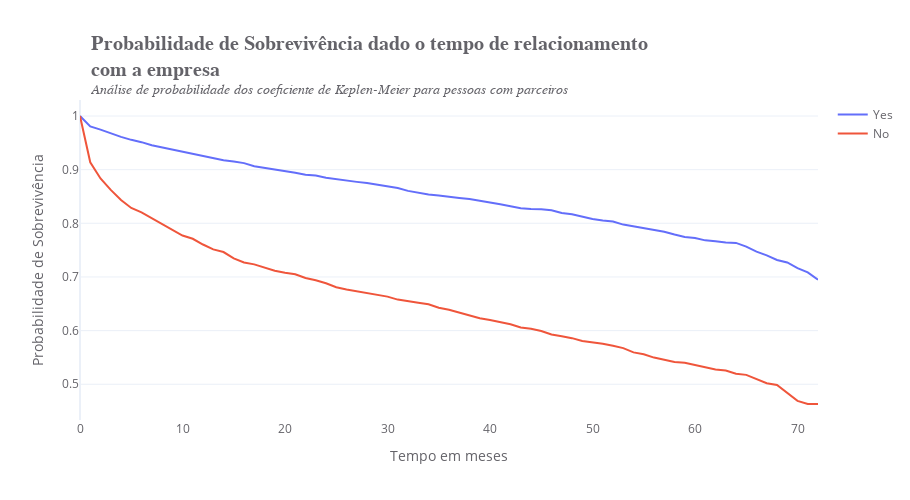

Notebook source saved alongside this figure:
### Markdown cell above
Pessoas mais velhas são mais propensas a dar churn do que pessoas mais novas.
A diferença durante o último mês do período chegou a ser de 20%. 

Com 95% de confiança, podemos dizer que as curvas de churn para os grupos de 
senioridade são significativamente diferentes.

Agora, vamos considerar as variáveis 'Partner' e 'Dependents', para averiguar se
há diferença entre pessoas que moram sozinhas e pessoas que moram com alguém.

### Code cell
# Inicializando o método
kmf = KaplanMeierFitter()

# Initializando a figure
fig = go.Figure()

# Ajustando os dados
for resposta in data['Partner'].unique():
    data_partner = data.query(f"Partner == '{resposta}'")
    kmf.fit(data_partner['tenure'], data_partner['Churn'], label=resposta)
    fig.add_trace(go.Scatter(x=kmf.survival_function_.index,
                                y=kmf.survival_function_[f'{resposta}'],
                                mode='lines',
                                name=resposta))
    
# Atualizando o layout da figure
fig.update_layout(
    title='<b>Probabilidade de Sobrevivência dado o tempo de relacionamento<br>com a empresa</b><br><sup><i>Análise de probabilidade dos coeficiente de Keplen-Meier para pessoas com parceiros</i></sup>',
    title_font=dict(size=20, family="Arial"),
    font_color='#646369',
    template='plotly_white',
    yaxis=dict(showticklabels=True, showgrid=True, title='Probabilidade de Sobrevivência'),
    xaxis=dict(showgrid=False, title='Tempo em meses'),
    title_x=0.1,
    width=910,
    height=500,
    showlegend=True
)

### Figure 1 — Plotly figure (JSON) as saved in the notebook; plotly's stock layout.template omitted (floating-point values rounded to 4 significant figures)
{"data": [{"mode": "lines", "name": "Yes", "type": "scatter", "x": [0, 1, 2, 3, 4, 5, 6, 7, 8, 9, 10, 11, 12, 13, 14, 15, 16, 17, 18, 19, 20, 21, 22, 23, 24, 25, 26, 27, 28, 29, 30, 31, 32, 33, 34, 35, 36, 37, 38, 39, 40, 41, 42, 43, 44, 45, 46, 47, 48, 49, 50, 51, 52, 53, 54, 55, 56, 57, 58, 59, 60, 61, 62, 63, 64, 65, 66, 67, 68, 69, 70, 71, 72], "y": [1, 0.9805, 0.9746, 0.9677, 0.961, 0.9556, 0.9513, 0.9454, 0.9413, 0.9375, 0.9331, 0.9286, 0.9257, 0.9211, 0.9175, 0.9152, 0.9122, 0.9064, 0.9034, 0.9013, 0.8982, 0.8943, 0.8904, 0.889, 0.885, 0.8821, 0.8799, 0.8772, 0.8749, 0.8715, 0.868, 0.8656, 0.8605, 0.8564, 0.8536, 0.8519, 0.8502, 0.8473, 0.8451, 0.8425, 0.839, 0.8354, 0.8313, 0.8281, 0.8267, 0.8263, 0.8243, 0.8194, 0.8169, 0.8123, 0.8081, 0.8054, 0.8032, 0.7976, 0.7941, 0.7906, 0.7876, 0.7844, 0.7793, 0.7746, 0.7725, 0.7682, 0.7667, 0.7643, 0.7635, 0.7565, 0.7472, 0.7403, 0.7317, 0.727, 0.7164, 0.7085, 0.6948]}, {"mode": "lines", "name": "No", "type": "scatter", "x": [0, 1, 2, 3, 4, 5, 6, 7, 8, 9, 10, 11, 12, 13, 14, 15, 16, 17, 18, 19, 20, 21, 22, 23, 24, 25, 26, 27, 28, 29, 30, 31, 32, 33, 34, 35, 36, 37, 38, 39, 40, 41, 42, 43, 44, 45, 46, 47, 48, 49, 50, 51, 52, 53, 54, 55, 56, 57, 58, 59, 60, 61, 62, 63, 64, 65, 66, 67, 68, 69, 70, 71, 72], "y": [1, 0.9137, 0.8836, 0.8622, 0.8433, 0.8287, 0.8202, 0.8097, 0.7999, 0.7882, 0.7773, 0.7712, 0.7605, 0.7514, 0.7464, 0.7347, 0.7271, 0.7235, 0.7172, 0.7117, 0.7078, 0.7052, 0.698, 0.6938, 0.6882, 0.6809, 0.6765, 0.6735, 0.6703, 0.6672, 0.6634, 0.6578, 0.6544, 0.6521, 0.6491, 0.6425, 0.6388, 0.6336, 0.6284, 0.6231, 0.6196, 0.6154, 0.6117, 0.6057, 0.6034, 0.5994, 0.5929, 0.5895, 0.586, 0.5805, 0.5786, 0.5757, 0.5717, 0.5673, 0.5595, 0.5559, 0.5497, 0.5458, 0.5416, 0.5402, 0.5357, 0.5325, 0.5275, 0.5256, 0.5197, 0.5175, 0.5104, 0.502, 0.4988, 0.4832, 0.4691, 0.4632, 0.4632]}], "layout": {"font": {"color": "#646369"}, "height": 500, "showlegend": true, "title": {"font": {"family": "Arial", "size": 20}, "text": "<b>Probabilidade de Sobrevivência dado o tempo de relacionamento<br>com a empresa</b><br><sup><i>Análise de probabilidade dos coeficiente de Keplen-Meier para pessoas com parceiros</i></sup>", "x": 0.1}, "width": 910, "xaxis": {"showgrid": false, "title": {"text": "Tempo em meses"}}, "yaxis": {"showgrid": true, "showticklabels": true, "title": {"text": "Probabilidade de Sobrevivência"}}}}
